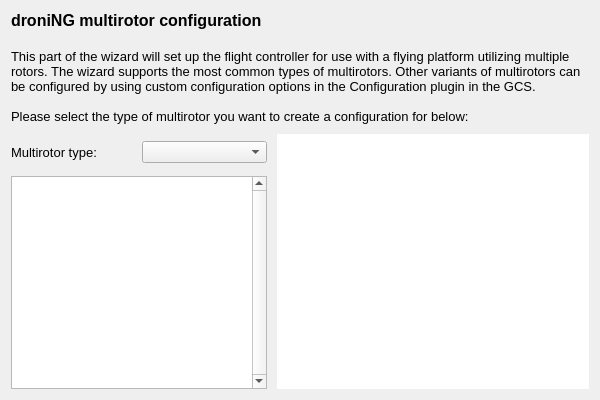
<?xml version="1.0" encoding="UTF-8"?>
<ui version="4.0">
 <class>MultiPage</class>
 <widget class="QWizardPage" name="MultiPage">
  <property name="geometry">
   <rect>
    <x>0</x>
    <y>0</y>
    <width>600</width>
    <height>400</height>
   </rect>
  </property>
  <property name="windowTitle">
   <string>WizardPage</string>
  </property>
  <layout class="QVBoxLayout" name="verticalLayout">
   <item>
    <widget class="QLabel" name="label">
     <property name="text">
      <string>&lt;!DOCTYPE HTML PUBLIC &quot;-//W3C//DTD HTML 4.0//EN&quot; &quot;http://www.w3.org/TR/REC-html40/strict.dtd&quot;&gt;
&lt;html&gt;&lt;head&gt;&lt;meta name=&quot;qrichtext&quot; content=&quot;1&quot; /&gt;&lt;style type=&quot;text/css&quot;&gt;
p, li { white-space: pre-wrap; }
&lt;/style&gt;&lt;/head&gt;&lt;body style=&quot; font-family:'Sans Serif'; font-size:9pt; font-weight:400; font-style:normal;&quot;&gt;
&lt;p style=&quot; margin-top:0px; margin-bottom:0px; margin-left:0px; margin-right:0px; -qt-block-indent:0; text-indent:0px;&quot;&gt;&lt;span style=&quot; font-family:'MS Shell Dlg 2'; font-size:12pt; font-weight:600;&quot;&gt;droniNG&lt;/span&gt;&lt;span style=&quot; font-family:'MS Shell Dlg 2'; font-size:12pt; font-weight:600;&quot;&gt; multirotor configuration&lt;/span&gt;&lt;/p&gt;
&lt;p style=&quot;-qt-paragraph-type:empty; margin-top:0px; margin-bottom:0px; margin-left:0px; margin-right:0px; -qt-block-indent:0; text-indent:0px; font-family:'MS Shell Dlg 2'; font-size:12pt; font-weight:600;&quot;&gt;&lt;br /&gt;&lt;/p&gt;
&lt;p style=&quot; margin-top:0px; margin-bottom:0px; margin-left:0px; margin-right:0px; -qt-block-indent:0; text-indent:0px;&quot;&gt;&lt;span style=&quot; font-family:'MS Shell Dlg 2'; font-size:10pt;&quot;&gt;This part of the wizard will set up the flight controller for use with a flying platform utilizing multiple rotors. The wizard supports the most common types of multirotors. Other variants of multirotors can be configured by using custom configuration options in the Configuration plugin in the GCS.&lt;/span&gt;&lt;/p&gt;
&lt;p style=&quot;-qt-paragraph-type:empty; margin-top:0px; margin-bottom:0px; margin-left:0px; margin-right:0px; -qt-block-indent:0; text-indent:0px; font-family:'MS Shell Dlg 2'; font-size:10pt;&quot;&gt;&lt;br /&gt;&lt;/p&gt;
&lt;p style=&quot; margin-top:0px; margin-bottom:0px; margin-left:0px; margin-right:0px; -qt-block-indent:0; text-indent:0px;&quot;&gt;&lt;span style=&quot; font-family:'MS Shell Dlg 2'; font-size:10pt;&quot;&gt;Please select the type of multirotor you want to create a configuration for below:&lt;/span&gt;&lt;/p&gt;&lt;/body&gt;&lt;/html&gt;</string>
     </property>
     <property name="alignment">
      <set>Qt::AlignLeading|Qt::AlignLeft|Qt::AlignTop</set>
     </property>
     <property name="wordWrap">
      <bool>true</bool>
     </property>
    </widget>
   </item>
   <item>
    <layout class="QHBoxLayout" name="horizontalLayout">
     <property name="topMargin">
      <number>4</number>
     </property>
     <item>
      <layout class="QVBoxLayout" name="verticalLayout_2">
       <item>
        <layout class="QHBoxLayout" name="horizontalLayout_2">
         <property name="rightMargin">
          <number>4</number>
         </property>
         <item>
          <widget class="QLabel" name="label_2">
           <property name="minimumSize">
            <size>
             <width>125</width>
             <height>36</height>
            </size>
           </property>
           <property name="font">
            <font>
             <pointsize>10</pointsize>
             <weight>50</weight>
             <bold>false</bold>
            </font>
           </property>
           <property name="text">
            <string>Multirotor type:</string>
           </property>
          </widget>
         </item>
         <item>
          <widget class="QComboBox" name="typeCombo">
           <property name="minimumSize">
            <size>
             <width>125</width>
             <height>20</height>
            </size>
           </property>
          </widget>
         </item>
        </layout>
       </item>
       <item>
        <widget class="QTextEdit" name="typeDescription">
         <property name="sizePolicy">
          <sizepolicy hsizetype="Maximum" vsizetype="Expanding">
           <horstretch>0</horstretch>
           <verstretch>0</verstretch>
          </sizepolicy>
         </property>
         <property name="verticalScrollBarPolicy">
          <enum>Qt::ScrollBarAlwaysOn</enum>
         </property>
         <property name="horizontalScrollBarPolicy">
          <enum>Qt::ScrollBarAlwaysOff</enum>
         </property>
         <property name="textInteractionFlags">
          <set>Qt::TextSelectableByKeyboard|Qt::TextSelectableByMouse</set>
         </property>
        </widget>
       </item>
      </layout>
     </item>
     <item>
      <widget class="QGraphicsView" name="typeGraphicsView">
       <property name="sizePolicy">
        <sizepolicy hsizetype="Expanding" vsizetype="Expanding">
         <horstretch>0</horstretch>
         <verstretch>0</verstretch>
        </sizepolicy>
       </property>
       <property name="minimumSize">
        <size>
         <width>200</width>
         <height>200</height>
        </size>
       </property>
       <property name="autoFillBackground">
        <bool>true</bool>
       </property>
       <property name="frameShape">
        <enum>QFrame::NoFrame</enum>
       </property>
       <property name="lineWidth">
        <number>0</number>
       </property>
       <property name="midLineWidth">
        <number>0</number>
       </property>
       <property name="verticalScrollBarPolicy">
        <enum>Qt::ScrollBarAlwaysOff</enum>
       </property>
       <property name="horizontalScrollBarPolicy">
        <enum>Qt::ScrollBarAlwaysOff</enum>
       </property>
       <property name="backgroundBrush">
        <brush brushstyle="NoBrush">
         <color alpha="0">
          <red>0</red>
          <green>0</green>
          <blue>0</blue>
         </color>
        </brush>
       </property>
       <property name="foregroundBrush">
        <brush brushstyle="NoBrush">
         <color alpha="0">
          <red>0</red>
          <green>0</green>
          <blue>0</blue>
         </color>
        </brush>
       </property>
       <property name="interactive">
        <bool>false</bool>
       </property>
      </widget>
     </item>
    </layout>
   </item>
  </layout>
 </widget>
 <resources/>
 <connections/>
</ui>
